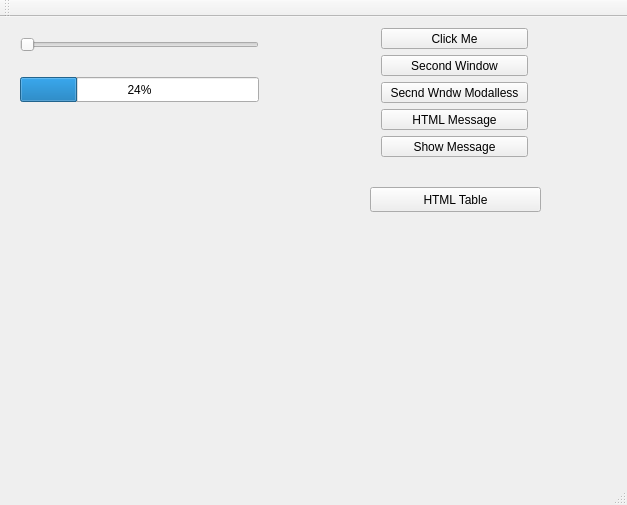
<?xml version="1.0" encoding="UTF-8"?>
<ui version="4.0">
 <class>MainWindow</class>
 <widget class="QMainWindow" name="MainWindow">
  <property name="geometry">
   <rect>
    <x>0</x>
    <y>0</y>
    <width>627</width>
    <height>505</height>
   </rect>
  </property>
  <property name="windowTitle">
   <string>MainWindow</string>
  </property>
  <widget class="QWidget" name="centralWidget">
   <widget class="QWidget" name="layoutWidget">
    <property name="geometry">
     <rect>
      <x>10</x>
      <y>140</y>
      <width>351</width>
      <height>231</height>
     </rect>
    </property>
    <layout class="QVBoxLayout" name="verticalLayout">
     <item>
      <widget class="QLabel" name="label">
       <property name="text">
        <string/>
       </property>
      </widget>
     </item>
    </layout>
   </widget>
   <widget class="QSlider" name="horizontalSlider">
    <property name="geometry">
     <rect>
      <x>20</x>
      <y>20</y>
      <width>239</width>
      <height>15</height>
     </rect>
    </property>
    <property name="orientation">
     <enum>Qt::Horizontal</enum>
    </property>
   </widget>
   <widget class="QProgressBar" name="progressBar">
    <property name="geometry">
     <rect>
      <x>20</x>
      <y>60</y>
      <width>239</width>
      <height>25</height>
     </rect>
    </property>
    <property name="value">
     <number>24</number>
    </property>
   </widget>
   <widget class="QPushButton" name="pushButton_6">
    <property name="geometry">
     <rect>
      <x>370</x>
      <y>170</y>
      <width>171</width>
      <height>25</height>
     </rect>
    </property>
    <property name="text">
     <string>HTML Table</string>
    </property>
   </widget>
   <widget class="QWidget" name="">
    <property name="geometry">
     <rect>
      <x>370</x>
      <y>0</y>
      <width>169</width>
      <height>151</height>
     </rect>
    </property>
    <layout class="QVBoxLayout" name="verticalLayout_2">
     <item>
      <widget class="QPushButton" name="pushButton">
       <property name="text">
        <string>Click Me</string>
       </property>
      </widget>
     </item>
     <item>
      <widget class="QPushButton" name="pushButton_3">
       <property name="text">
        <string>Second Window</string>
       </property>
      </widget>
     </item>
     <item>
      <widget class="QPushButton" name="pushButton_4">
       <property name="text">
        <string>Secnd Wndw Modalless</string>
       </property>
      </widget>
     </item>
     <item>
      <widget class="QPushButton" name="pushButton_5">
       <property name="text">
        <string>HTML Message</string>
       </property>
      </widget>
     </item>
     <item>
      <widget class="QPushButton" name="pushButton_2">
       <property name="text">
        <string>Show Message</string>
       </property>
      </widget>
     </item>
    </layout>
   </widget>
  </widget>
  <widget class="QMenuBar" name="menuBar">
   <property name="geometry">
    <rect>
     <x>0</x>
     <y>0</y>
     <width>627</width>
     <height>22</height>
    </rect>
   </property>
  </widget>
  <widget class="QToolBar" name="mainToolBar">
   <attribute name="toolBarArea">
    <enum>TopToolBarArea</enum>
   </attribute>
   <attribute name="toolBarBreak">
    <bool>false</bool>
   </attribute>
  </widget>
  <widget class="QStatusBar" name="statusBar"/>
 </widget>
 <layoutdefault spacing="6" margin="11"/>
 <resources/>
 <connections/>
</ui>
